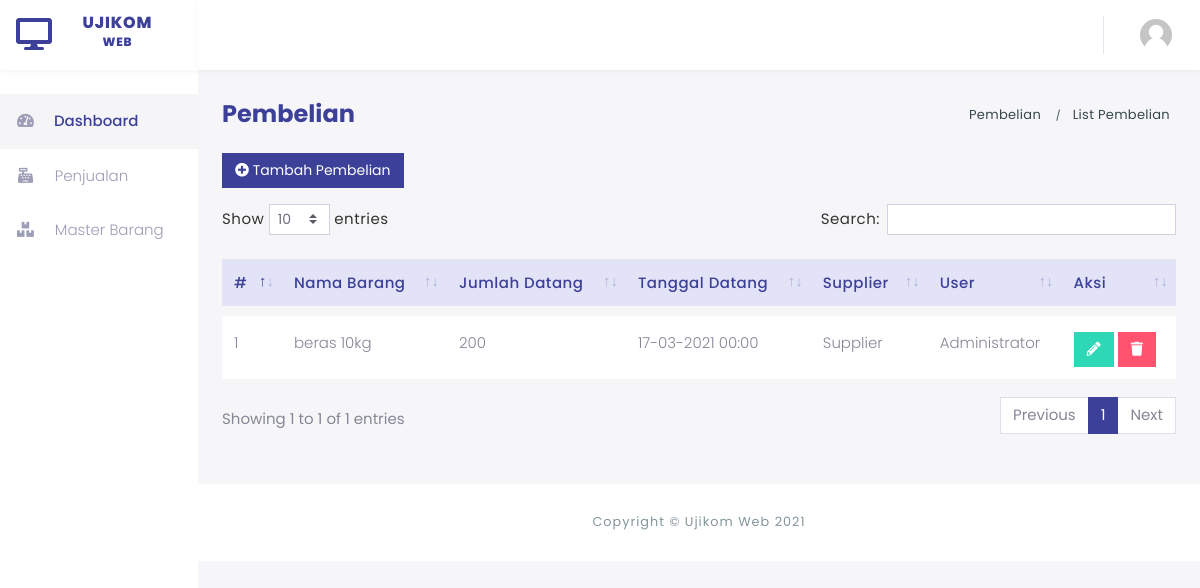
Screenshot of /index.php/pembelian with the database file from the repository.
### tables this page shows
CREATE TABLE `trans_barang_datang` (
  `id_trans` int(5) NOT NULL,
  `id_barang` int(3) NOT NULL,
  `id_supplier` int(2) NOT NULL,
  `id_user` int(5) NOT NULL,
  `tanggal_datang` datetime NOT NULL,
  `jumlah_datang` int(3) NOT NULL
);

CREATE TABLE `barang` (
  `id_barang` int(3) NOT NULL,
  `nama_barang` varchar(45) NOT NULL,
  `stok` int(4) NOT NULL,
  `harga_beli` int(6) NOT NULL,
  `harga_jual` int(6) NOT NULL,
  `last_update` datetime NOT NULL,
  `last_update_by` int(5) NOT NULL
);

CREATE TABLE `supplier` (
  `id_supplier` int(2) NOT NULL,
  `nama_supplier` varchar(45) NOT NULL
);

CREATE TABLE `user` (
  `id_user` int(5) NOT NULL,
  `nama_lengkap` varchar(45) NOT NULL,
  `username` varchar(45) NOT NULL,
  `password` varchar(255) NOT NULL,
  `tanggal_lahir` date NOT NULL,
  `level` enum('admin','kasir') NOT NULL
);

### application/libraries/Template.php (called while the page is built)
<?php if ( ! defined('BASEPATH')) exit('No direct script access allowed');
class Template {
		var $template_data = array();
		function set($name, $value)
		{
			$this->template_data[$name] = $value;
		}
		function load($view = '' , $view_data = array(), $return = FALSE)
		{
			$this->CI =& get_instance();
			$this->set('contents', $this->CI->load->view($view, $view_data, TRUE));
			return $this->CI->load->view('pages/template', $this->template_data, $return);
		}
}

### application/controllers/Pembelian.php (called while the page is built, shortened)
<?php
class Pembelian extends CI_Controller {
	public function index()
	{
        $param['pageInfo'] = 'List Pembelian';
        $param['pembelian'] = $this->PembelianModel->getData('tbd.id_trans,tbd.tanggal_datang,tbd.jumlah_datang,b.nama_barang,s.nama_supplier,u.nama_lengkap')->result_array();
        $this->template->load('pembelian/list-pembelian',$param);
	}
}

### index.php (called while the page is built, shortened)
<?php
require_once BASEPATH.'core/CodeIgniter.php';

### application/models/PembelianModel.php (called while the page is built, shortened)
<?php
class PembelianModel extends CI_Model {
    public function getData($select)
    {
        $this->db->select($select);
        $this->db->from("trans_barang_datang as tbd");
        $this->db->join('barang as b','tbd.id_barang = b.id_barang');
        $this->db->join('supplier as s','tbd.id_supplier = s.id_supplier');
        $this->db->join('user as u','tbd.id_user = u.id_user');
        $this->db->order_by('tanggal_datang','desc');
        return $this->db->get();
    }
}

### application/helpers/Help_helper.php (called while the page is built, shortened)
<?php if ( ! defined('BASEPATH')) exit('No direct script access allowed');
function dateTime($date){
    $dateTime = date('d-m-Y H:i', strtotime($date));
    return $dateTime;
}

### application/views/pembelian/list-pembelian.php (the view, shortened to what this page needs)
<a href="<?php echo base_url()."pembelian/add" ?>" class="btn btn-primary mb-3"> <span class="fa fa-plus-circle"></span> Tambah Pembelian</a>
<div class="table-responsive">
    <table class="table datatable table-custom">
        <thead>
            <tr>
                <td>#</td>
                <td>Nama Barang</td>
                <td>Jumlah Datang</td>
                <td>Tanggal Datang</td>
                <td>Supplier</td>
                <td>User</td>
                <td>Aksi</td>
            </tr>
        </thead>
        <tbody>
            <?php
                foreach ($pembelian as $key => $value) {
                    $key++;
            ?>
                <tr>
                    <td><?= $key ?></td>
                    <td><?= $value['nama_barang'] ?></td>
                    <td><?= $value['jumlah_datang'] ?></td>
                    <td><?= dateTime($value['tanggal_datang']) ?></td>
                    <td><?= $value['nama_supplier'] ?></td>
                    <td><?= $value['nama_lengkap'] ?></td>
                    <td>
                        <a href="<?= base_url().'pembelian/edit/'.$value['id_trans'] ?>" class="btn btn-success"><span class="fa fa-pencil-alt"></span></a>
                        <a href="<?= base_url().'pembelian/delete/'.$value['id_trans'] ?>" class="btn btn-danger confirm-alert" data-alert='Data Akan Terhapus' data-submit='Hapus'><span class="fa fa-trash"></span></a>
                    </td>
                </tr>
            <?php
                }
            ?>
        </tbody>
    </table>
</div>

### assets/css/custom.css (style rules this page uses)
body { font-family: "Poppins", sans-serif; background: #f6f6f8; align-items: center; font-size: 15px; overflow-x: hidden; }
a { color : #3c4099; }
.table-custom thead { background: #e2e3f7; font-weight: 500; letter-spacing: 0.5px; color: #3c4099; }
.table-custom tbody tr td { font-weight: 300; border-top : none !important; padding-top : 1rem; }
.table-custom { border-collapse: separate !important; border-spacing: 0 .7em !important; }
.table-custom tbody tr { padding-bottom : 20px; }
.table-custom tbody tr { background : white; }
.btn { border-radius: 0px; }
.btn-primary { background: #3c4099; border-color: #3c4099; }
.dataTable.datatable { width: 100% !important; }
.btn { font-size: 14px !important; }

### rows the page displays
trans_barang_datang: id_barang.nama_barang "beras 10kg", jumlah_datang "200", tanggal_datang "17-03-2021 00:00", id_supplier.nama_supplier "Supplier", id_user.nama_lengkap "Administrator"

### other values shown
$this->uri->segment(1) "Pembelian"
$pageTitle "Pembelian"
$pageInfo "List Pembelian"
